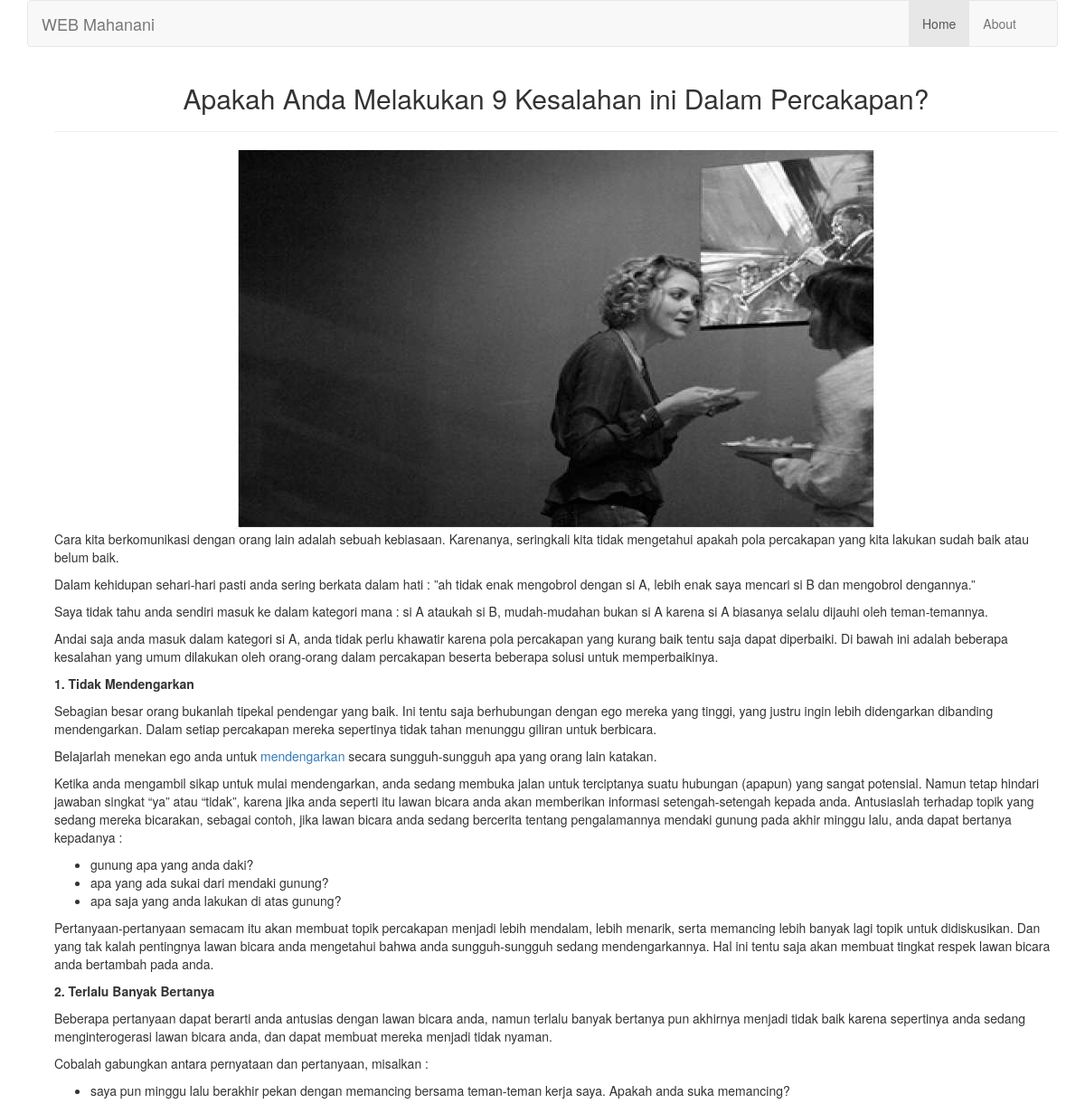
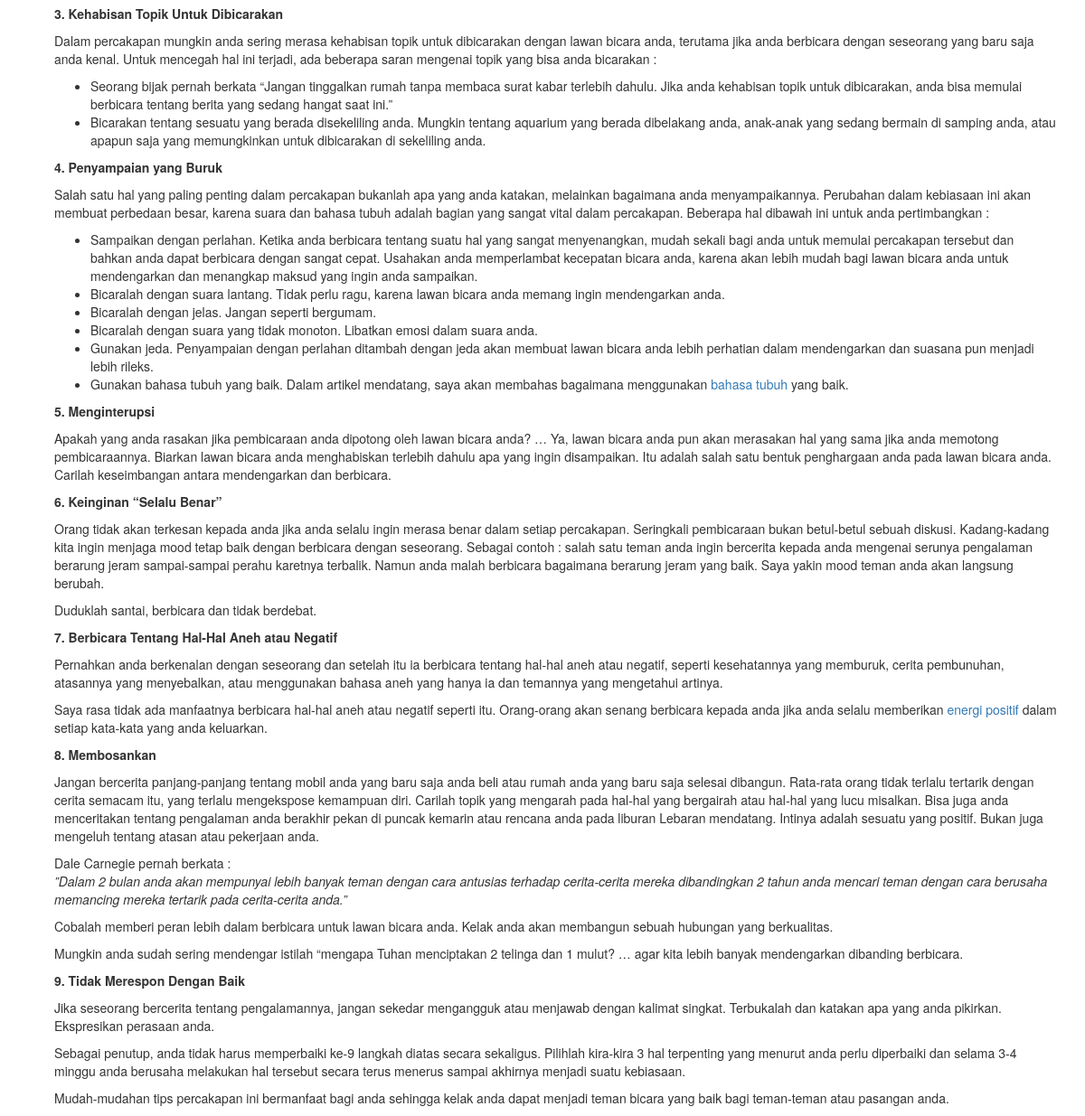
The page /open/view/3 on the database its author committed (2 pictures, top to bottom).
### tables this page shows
CREATE TABLE `tbl_berita` (
  `berita_id` int(11) NOT NULL,
  `berita_judul` varchar(150) DEFAULT NULL,
  `berita_isi` text,
  `berita_image` varchar(40) DEFAULT NULL,
  `berita_tanggal` timestamp NULL DEFAULT CURRENT_TIMESTAMP
);

### application/controllers/open.php (called while the page is built, shortened)
<?php
class open extends CI_Controller {
	function __construct(){
		$this->load->model('m_berita');
	}
	function view(){
		$kode=$this->uri->segment(3);
		$x['data']=$this->m_berita->get_berita_by_kode($kode);
		$this->load->view('V_news',$x);
	}
}

### index.php (called while the page is built, shortened)
<?php
require_once BASEPATH.'core/CodeIgniter.php';

### application/models/M_berita.php (called while the page is built, shortened)
<?php
class M_berita extends CI_Model{
	function get_berita_by_kode($kode){
		$hsl=$this->db->query("SELECT * FROM tbl_berita WHERE berita_id='$kode'");
		return $hsl;
	}
}

### application/views/V_news.php (the view, shortened to what this page needs)
<?php
	$b=$data->row_array();
?>
<!DOCTYPE html>
<html>
<head>
	<link rel="stylesheet" type="text/css" href="<?php echo base_url().'assets/css/bootstrap.css'?>">
</head>
<body>
<div class="container">
			<div class="row">
<div class="col-xs-12 col-sm-12 col-md-12 col-lg-12">
<nav class="navbar navbar-default" role="navigation">
						<div class="container-fluid">
							<div class="navbar-header">
								<a class="navbar-brand" href="#">WEB Mahanani</a>
							</div>
							<div class="collapse navbar-collapse navbar-ex1-collapse">
								<ul class="nav navbar-nav pull-right">
									<li class="active"> <a href="http://localhost/ci3/open/lists">Home</a></li>
									<li> <a href="http://localhost/ci3/open/About">About</a></li>
							</div>
						</div>
					</nav>
	<div class="container">
		<div class="col-xs-12 col-sm-12 col-md-12 col-lg-12">
			<center><h2><?php echo $b['berita_judul'];?></h2><hr/>
			<img src="<?php echo base_url().'assets/images/'.$b['berita_image'];?>"></center>
			<?php echo $b['berita_isi'];?>
		</div>
	</div>
	</div>
	</div>
	</div>
</body>
</html>

### rows shown on the page
tbl_berita: berita_judul "Apakah Anda Melakukan 9 Kesalahan ini Dalam Percakapan?", berita_image (picture), berita_isi "Cara kita berkomunikasi dengan orang lain adalah sebuah kebiasaan. Karenanya, seringkali kita tidak mengetahui apakah pola percakapan yang kita lakukan sudah baik atau belum baik. Dalam kehidupan sehari-hari pasti anda sering berkata dalam hati : ”ah tidak enak mengobrol dengan si A, lebih enak saya mencari si B dan mengobrol dengannya.” Saya tidak tahu anda sendiri masuk ke dalam kategori mana : si A ataukah si B, mudah-mudahan bukan si A karena si A biasanya selalu dijauhi oleh teman-temannya. Andai saja anda masuk dalam kategori si A, anda tidak perlu khawatir karena pola percakapan yang kurang baik tentu saja dapat diperbaiki. Di bawah ini adalah beberapa kesalahan yang umum dilakukan…"
